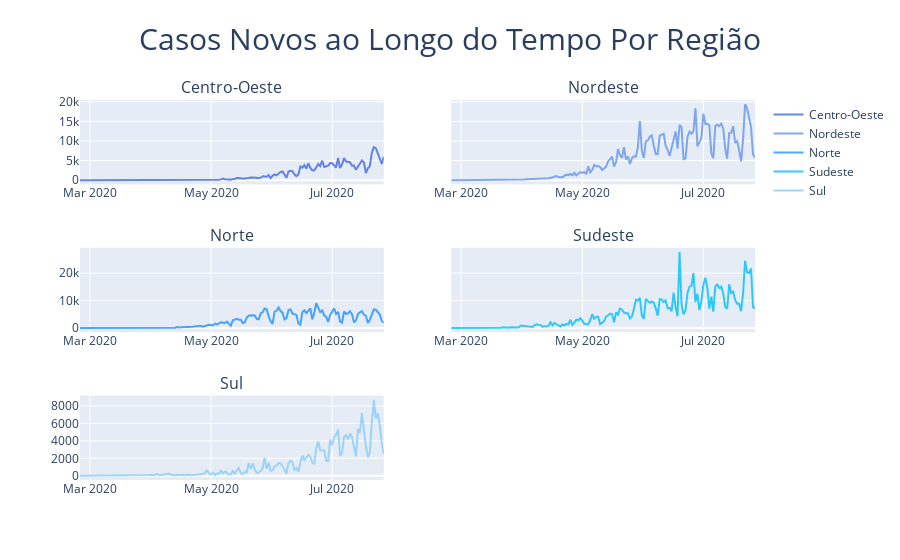

This figure's notebook cell:
### Code cell
#gráfico temporal de casos novos
plotly()

trace1 = go.Scatter(x = df_novos.index, y = df_novos['Centro-Oeste'],  #definindo variáveis para x e y
                    name = 'Centro-Oeste',  #dando um nome para a legenda
                    line = dict(color=colors1[0]),  #colorindo a linha
                    opacity = 0.8)  #alterando a opacidade para 0.8

trace2 = go.Scatter(x = df_novos.index, y = df_novos['Nordeste'],
                    name = 'Nordeste',
                    line = dict(color=colors1[1]),
                    opacity = 0.8)

trace3 = go.Scatter(x = df_novos.index, y = df_novos['Norte'],
                    name = 'Norte',
                    line = dict(color=colors1[2]),
                    opacity = 0.8)

trace4 = go.Scatter(x = df_novos.index, y = df_novos['Sudeste'],
                    name = 'Sudeste',
                    line = dict(color=colors1[3]),
                    opacity = 0.8)

trace5 = go.Scatter(x = df_novos.index, y = df_novos['Sul'],
                    name = 'Sul',
                    line = dict(color=colors1[4]),
                    opacity = 0.8)

fig = make_subplots(rows=3, cols=2, 
                    subplot_titles=['Centro-Oeste','Nordeste','Norte','Sudeste','Sul'],   #atribuindo um subtítulo
                    shared_yaxes=True)

fig.add_trace(trace1, row=1, col=1)   #adicionando trace1 na linha1, coluna1
fig.add_trace(trace2, row=1, col=2)   
fig.add_trace(trace3, row=2, col=1)
fig.add_trace(trace4, row=2, col=2)
fig.add_trace(trace5, row=3, col=1)

fig.update_layout(title_text = 'Casos Novos ao Longo do Tempo Por Região',
                  title_font_size = 30,
                  title_x = 0.5)

py.iplot(fig)

### Figure 1 — Plotly figure (JSON) as saved in the notebook; plotly's stock layout.template omitted (floating-point values rounded to 4 significant figures; data arrays with more than 128 entries replaced by an {"elided": "..."} marker saying what was removed)
{"data": [{"opacity": 0.8, "name": "Centro-Oeste", "yaxis": "y", "xaxis": "x", "y": {"elided": "154 int values"}, "x": {"elided": "154 str values"}, "line": {"color": "#4169E1"}, "type": "scatter"}, {"opacity": 0.8, "name": "Nordeste", "yaxis": "y2", "xaxis": "x2", "y": {"elided": "154 int values"}, "x": {"elided": "154 str values"}, "line": {"color": "#6495ED"}, "type": "scatter"}, {"opacity": 0.8, "name": "Norte", "yaxis": "y3", "xaxis": "x3", "y": {"elided": "154 int values"}, "x": {"elided": "154 str values"}, "line": {"color": "#1E90FF"}, "type": "scatter"}, {"opacity": 0.8, "name": "Sudeste", "yaxis": "y4", "xaxis": "x4", "y": {"elided": "154 int values"}, "x": {"elided": "154 str values"}, "line": {"color": "#00BFFF"}, "type": "scatter"}, {"opacity": 0.8, "name": "Sul", "yaxis": "y5", "xaxis": "x5", "y": {"elided": "154 int values"}, "x": {"elided": "154 str values"}, "line": {"color": "#87CEFA"}, "type": "scatter"}], "layout": {"yaxis6": {"matches": "y5", "domain": [0, 0.2222], "showticklabels": false, "anchor": "x6"}, "title": {"text": "Casos Novos ao Longo do Tempo Por Região", "font": {"size": 30}, "x": 0.5}, "xaxis6": {"domain": [0.55, 1], "anchor": "y6"}, "xaxis5": {"domain": [0, 0.45], "anchor": "y5"}, "xaxis4": {"domain": [0.55, 1], "anchor": "y4"}, "xaxis3": {"domain": [0, 0.45], "anchor": "y3"}, "xaxis2": {"domain": [0.55, 1], "anchor": "y2"}, "yaxis": {"domain": [0.7778, 1], "anchor": "x"}, "yaxis2": {"matches": "y", "domain": [0.7778, 1], "showticklabels": false, "anchor": "x2"}, "yaxis3": {"domain": [0.3889, 0.6111], "anchor": "x3"}, "yaxis4": {"matches": "y3", "domain": [0.3889, 0.6111], "showticklabels": false, "anchor": "x4"}, "yaxis5": {"domain": [0, 0.2222], "anchor": "x5"}, "xaxis": {"domain": [0, 0.45], "anchor": "y"}, "annotations": [{"yanchor": "bottom", "xref": "paper", "xanchor": "center", "yref": "paper", "text": "Centro-Oeste", "y": 1, "x": 0.225, "font": {"size": 16}, "showarrow": false}, {"yanchor": "bottom", "xref": "paper", "xanchor": "center", "yref": "paper", "text": "Nordeste", "y": 1, "x": 0.775, "font": {"size": 16}, "showarrow": false}, {"yanchor": "bottom", "xref": "paper", "xanchor": "center", "yref": "paper", "text": "Norte", "y": 0.6111, "x": 0.225, "font": {"size": 16}, "showarrow": false}, {"yanchor": "bottom", "xref": "paper", "xanchor": "center", "yref": "paper", "text": "Sudeste", "y": 0.6111, "x": 0.775, "font": {"size": 16}, "showarrow": false}, {"yanchor": "bottom", "xref": "paper", "xanchor": "center", "yref": "paper", "text": "Sul", "y": 0.2222, "x": 0.225, "font": {"size": 16}, "showarrow": false}]}}
